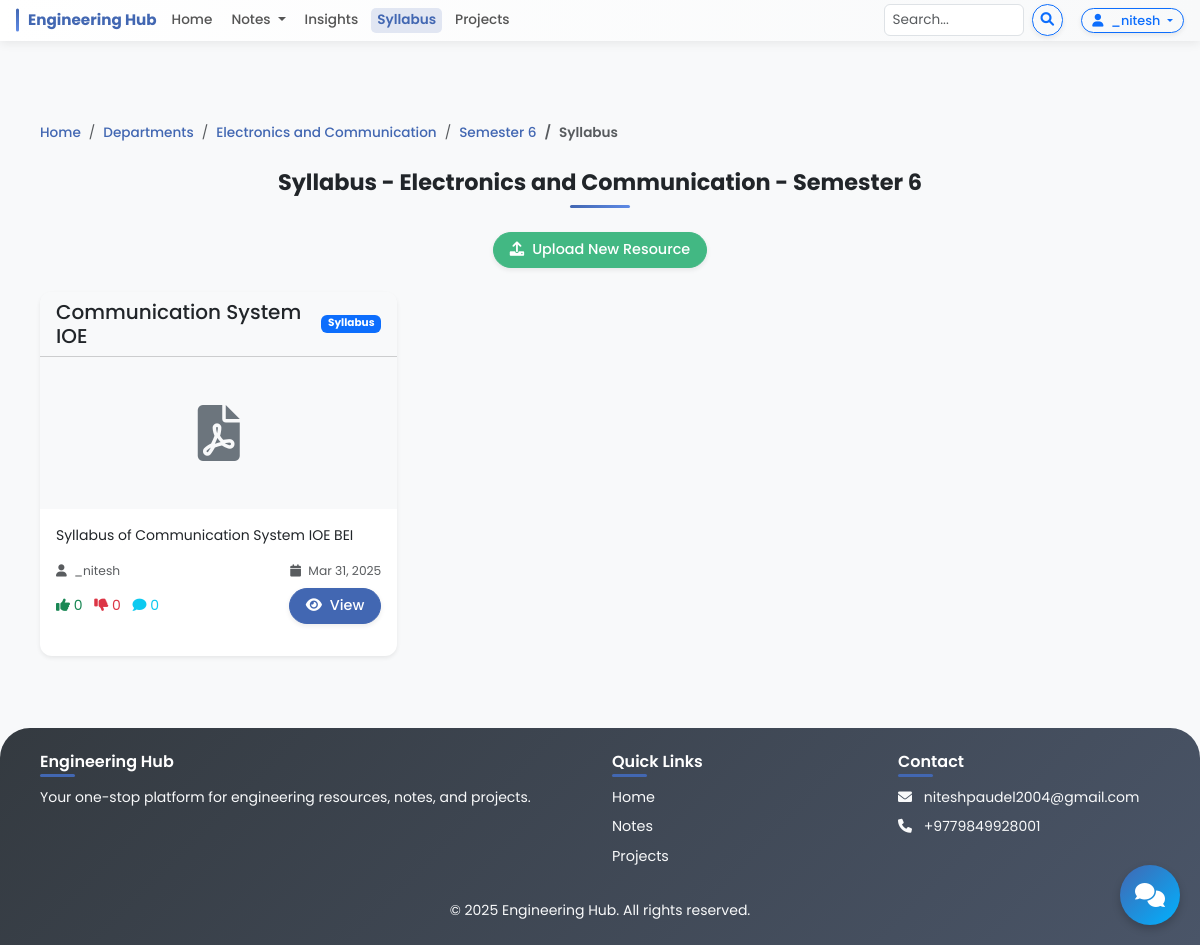
Screenshot of /syllabus/20/160/ (signed in) with the database file from the repository.
### notes/models.py (models this page shows, shortened)
class Department(models.Model):
    name = models.CharField(max_length=100)
    slug = models.SlugField(max_length=100, unique=True, blank=True, null=True)
    description = models.TextField(blank=True, null=True)

class Semester(models.Model):
    department = models.ForeignKey(Department, on_delete=models.CASCADE, related_name='semesters')
    number = models.PositiveIntegerField()
    class Meta:
        unique_together = ['department', 'number']
        ordering = ['department', 'number']

class Resource(models.Model):
    thumbnail = models.ImageField(upload_to='resource_thumbnails/', blank=True, null=True)
    RESOURCE_TYPES = (
        ('notes', 'Notes'),
        ('handwritten', 'Handwritten Notes'),
        ('insight', 'Insight'),
        ('syllabus', 'Syllabus'),
    )
    title = models.CharField(max_length=200)
    description = models.TextField()
    file = models.FileField(upload_to='resources', blank=True, null=True)
    direct_link = models.URLField(blank=True, null=True)
    resource_type = models.CharField(max_length=20, choices=RESOURCE_TYPES)
    department = models.ForeignKey(Department, on_delete=models.CASCADE, related_name='resources')
    semester = models.ForeignKey(Semester, on_delete=models.CASCADE, related_name='resources')
    uploader = models.ForeignKey(User, on_delete=models.CASCADE, related_name='uploaded_resources')
    uploaded_at = models.DateTimeField(auto_now_add=True)
    thumbnail = models.ImageField(upload_to='resource_thumbnails', blank=True, null=True)
    tags = models.CharField(max_length=200, blank=True, null=True)
    upvotes = models.PositiveIntegerField(default=0)
    downvotes = models.PositiveIntegerField(default=0)

### notes/views.py (the view)
# urls.py: path('syllabus/<int:department_id>/<int:semester_id>/', views.syllabus_list, name='syllabus_list'),  # Path: /syllabus/1/2/
def syllabus_list(request, department_id, semester_id):
    department = get_object_or_404(Department, id=department_id)
    semester = get_object_or_404(Semester, id=semester_id)
    resources = Resource.objects.filter(
        department=department,
        semester=semester,
        resource_type='syllabus'
    ).order_by('-uploaded_at')
    paginator = Paginator(resources, 9)  # 9 resources per page
    page = request.GET.get('page')
    resources = paginator.get_page(page)
    context = {
        'resources': resources,
        'department': department,
        'semester': semester,
        'resource_type': 'syllabus',
        'resource_name': 'Syllabus',
    }
    return render(request, 'resources/list.html', context)

### templates/resources/list.html (shortened to what this page needs)
{% extends 'base.html' %}
{% block content %}
<div class="container mt-5">
<nav aria-label="breadcrumb">
    <ol class="breadcrumb">
        <li class="breadcrumb-item"><a href="{% url 'home' %}">Home</a></li>
        <li class="breadcrumb-item"><a href="{% url 'departments' %}">Departments</a></li>
        <li class="breadcrumb-item">
            {% if resource_type == 'notes' %}
                <a href="{% url 'notes_department' department.id %}">{{ department.name }}</a>
            {% elif resource_type == 'handwritten' %}
                <a href="{% url 'handwritten_department' department.id %}">{{ department.name }}</a>
            {% elif resource_type == 'insight' %}
                <a href="{% url 'insight_department' department.id %}">{{ department.name }}</a>
            {% elif resource_type == 'syllabus' %}
                <a href="{% url 'syllabus_department' department.id %}">{{ department.name }}</a>
            {% endif %}
        </li>
        <li class="breadcrumb-item">
            {% if resource_type == 'notes' %}
                <a href="{% url 'notes_list' department.id semester.id %}">Semester {{ semester.number }}</a>
            {% elif resource_type == 'handwritten' %}
                <a href="{% url 'handwritten_list' department.id semester.id %}">Semester {{ semester.number }}</a>
            {% elif resource_type == 'insight' %}
                <a href="{% url 'insights_list' department.id semester.id %}">Semester {{ semester.number }}</a>
            {% elif resource_type == 'syllabus' %}
                <a href="{% url 'syllabus_list' department.id semester.id %}">Semester {{ semester.number }}</a>
            {% endif %}
        </li>
        <li class="breadcrumb-item active">{{ resource_name }}</li>
    </ol>
</nav>
    <h2 class="text-center mb-4">{{ resource_name }} - {{ department.name }} - Semester {{ semester.number }}</h2>
    <div class="mb-4 text-center">
        <a href="{% url 'upload_resource' %}" class="btn btn-success">
            <i class="fas fa-upload me-2"></i>Upload New Resource
        </a>
    </div>
    {% if resources %}
        <div class="row row-cols-1 row-cols-md-3 g-4">
            {% for resource in resources %}
                <div class="col">
                    <div class="card h-100 shadow-sm">
                        <div class="card-header bg-light">
                            <div class="d-flex justify-content-between align-items-center">
                                <h5 class="mb-0">{{ resource.title|truncatechars:25 }}</h5>
                                <span class="badge bg-primary">{{ resource.get_resource_type_display }}</span>
                            </div>
                        </div>
                        {% if resource.thumbnail %}
                            <img src="{{ resource.thumbnail.url }}" class="card-img-top" alt="{{ resource.title }}" style="height: 180px; object-fit: cover;">
                        {% else %}
                            <div class="text-center py-5 bg-light">
                                <i class="fas fa-file-pdf fa-4x text-secondary"></i>
                            </div>
                        {% endif %}
                        <div class="card-body">
                            <p class="card-text">{{ resource.description|truncatewords:20 }}</p>
                            <div class="d-flex justify-content-between align-items-center mb-2">
                                <small class="text-muted">
                                    <i class="fas fa-user me-1"></i> {{ resource.uploader.username }}
                                </small>
                                <small class="text-muted">
                                    <i class="fas fa-calendar me-1"></i> {{ resource.uploaded_at|date:"M d, Y" }}
                                </small>
                            </div>
                            <div class="d-flex justify-content-between align-items-center">
                                <div>
                                    <span class="text-success me-2">
                                        <i class="fas fa-thumbs-up"></i> {{ resource.upvotes }}
                                    </span>
                                    <span class="text-danger me-2">
                                        <i class="fas fa-thumbs-down"></i> {{ resource.downvotes }}
                                    </span>
                                    <span class="text-info">
                                        <i class="fas fa-comment"></i> {{ resource.comment_set.count }}
                                    </span>
                                </div>
                                <a href="{% url 'resource_detail' resource.id %}" class="btn btn-primary btn-sm">
                                    <i class="fas fa-eye me-1"></i> View
                                </a>
                            </div>
                        </div>
                    </div>
                </div>
            {% endfor %}
        </div>
    {% endif %}
</div>
{% endblock %}

### templates/base.html (shortened to what this page needs)
{% load static %}
<!DOCTYPE html>
<html lang="en">
<head>
    <link href="https://cdn.jsdelivr.net/npm/bootstrap@5.3.0/dist/css/bootstrap.min.css" rel="stylesheet">
    <link rel="stylesheet" href="https://cdnjs.cloudflare.com/ajax/libs/font-awesome/6.0.0/css/all.min.css">
    <link rel="stylesheet" href="{% static 'css/style.css' %}">
    <link rel="stylesheet" href="{% static 'chatbot/css/chatbot.css' %}">
</head>
<body>
    <nav class="navbar navbar-expand-lg navbar-light bg-light">
        <div class="container-fluid px-2 px-lg-3">
            <a class="navbar-brand" href="{% url 'home' %}">Engineering Hub</a>
            <div class="collapse navbar-collapse" id="navbarNav">
                <ul class="navbar-nav me-auto">
                    <li class="nav-item">
                        <a class="nav-link {% if request.path == '/' %}active{% endif %}" href="{% url 'home' %}">Home</a>
                    </li>
                    <li class="nav-item dropdown">
                        <a class="nav-link dropdown-toggle {% if 'notes' in request.path %}active{% endif %}" href="#"
                           role="button" data-bs-toggle="dropdown" aria-expanded="false">
                            Notes
                        </a>
                    </li>
                    <li class="nav-item">
                        <a class="nav-link {% if 'insights' in request.path %}active{% endif %}" href="{% url 'insights' %}">Insights</a>
                    </li>
                    <li class="nav-item">
                        <a class="nav-link {% if 'syllabus' in request.path %}active{% endif %}" href="{% url 'syllabus' %}">Syllabus</a>
                    </li>
                    <li class="nav-item">
                        <a class="nav-link {% if 'projects' in request.path %}active{% endif %}" href="{% url 'projects' %}">Projects</a>
                    </li>
                </ul>
                <div class="d-flex me-2 search-form">
                    <form class="d-flex" action="{% url 'search' %}" method="GET">
                        <input class="form-control me-2" type="search" placeholder="Search..." name="q"
                               aria-label="Search" value="{{ request.GET.q|default:'' }}">
                        <button class="btn btn-sm btn-outline-primary" type="submit">
                            <i class="fas fa-search"></i>
                        </button>
                    </form>
                </div>
                <div class="d-flex auth-buttons">
                    {% if user.is_authenticated %}
                        <div class="dropdown">
                            <button class="btn btn-sm btn-outline-primary dropdown-toggle" type="button"
                                    id="userDropdown" data-bs-toggle="dropdown" aria-expanded="false">
                                <i class="fas fa-user me-1"></i> {{ user.username }}
                            </button>
                        </div>
                    {% else %}
                        <a href="{% url 'login' %}" class="btn btn-sm btn-outline-primary me-2">Login</a>
                        <a href="{% url 'register' %}" class="btn btn-sm btn-outline-success">Register</a>
                    {% endif %}
                </div>
            </div>
        </div>
    </nav>
    <main class="py-4">
        {% block content %}{% endblock %}
    </main>
    <footer class="bg-dark text-light py-4 mt-5">
        <div class="container">
            <div class="row">
                <div class="col-md-6">
                    <h5>Engineering Hub</h5>
                    <p>Your one-stop platform for engineering resources, notes, and projects.</p>
                </div>
                <div class="col-md-3">
                    <h5>Quick Links</h5>
                    <ul class="list-unstyled">
                        <li><a href="{% url 'home' %}" class="text-light">Home</a></li>
                        <li><a href="{% url 'notes' %}" class="text-light">Notes</a></li>
                        <li><a href="{% url 'projects' %}" class="text-light">Projects</a></li>
                    </ul>
                </div>
                <div class="col-md-3">
                    <h5>Contact</h5>
                    <ul class="list-unstyled">
                        <li><i class="fas fa-envelope me-2"></i> niteshpaudel2004@gmail.com</li>
                        <li><i class="fas fa-phone me-2"></i> +9779849928001</li>
                    </ul>
                </div>
            </div>
            <div class="row mt-3">
                <div class="col-12 text-center">
                    <p class="mb-0">&copy; {% now "Y" %} Engineering Hub. All rights reserved.</p>
                </div>
            </div>
        </div>
    </footer>
    {% include 'chatbot/chatbot.html' %}
</body>
</html>

### static/css/style.css (style rules this page uses)
body { font-family: 'Poppins', sans-serif; background-color: #f8f9fa; min-height: 100vh; display: flex; flex-direction: column; font-size: 14px; }
main { flex: 1; opacity: 1; transition: opacity 0.5s ease; }
.navbar { box-shadow: 0 2px 10px rgba(0, 0, 0, 0.08); padding: 4px 0; background: linear-gradient(to right, #ffffff, #f8f9fa) !important; padding-left: 0; }
.navbar .container-fluid { padding-left: 5px; padding-right: 5px; }
.navbar-brand { font-weight: 700; color: #4267B2; font-size: 0.95rem; position: relative; padding-left: 12px; margin-right: 8px; }
.navbar-brand:before { content: ''; position: absolute; left: 0; top: 50%; transform: translateY(-50%); width: 3px; height: 70%; background: linear-gradient(to bottom, #4267B2, #5E8AE5); border-radius: 2px; }
.nav-link { font-weight: 500; color: #555; margin: 0 1px; transition: all 0.3s; padding: 2px 6px !important; border-radius: 5px; font-size: 0.85rem; }
.nav-link.active { font-weight: 600; color: #4267B2 !important; background-color: rgba(66, 103, 178, 0.15); }
.navbar .form-control { height: 2rem; font-size: 0.85rem; width: 160px !important; padding: 0.25rem 0.5rem; }
.navbar .btn { padding: 2px 8px; font-size: 0.85rem; }
.navbar .auth-buttons .btn { padding: 2px 10px; font-size: 0.8rem; margin-left: 5px; }
.card { border: none; border-radius: 12px; box-shadow: 0 3px 10px rgba(0,0,0,0.08); transition: transform 0.3s, box-shadow 0.3s; margin-bottom: 16px; overflow: hidden; }
.btn { border-radius: 30px; padding: 6px 16px; font-weight: 500; box-shadow: 0 2px 5px rgba(0,0,0,0.08); transition: all 0.3s ease; font-size: 0.9rem; }
.btn-primary { background-color: #4267B2; border-color: #4267B2; }
.btn-success { background-color: #42b883; border-color: #42b883; }
footer { background: linear-gradient(135deg, #343a40, #4a5568) !important; padding: 30px 0 15px; margin-top: auto; border-top-left-radius: 30px; border-top-right-radius: 30px; }
footer h5 { color: #ffffff; margin-bottom: 16px; font-weight: 600; position: relative; display: inline-block; font-size: 1rem; }
footer h5:after { content: ''; position: absolute; left: 0; bottom: -6px; width: 35px; height: 3px; background-color: #4267B2; border-radius: 3px; }
footer ul li { margin-bottom: 8px; }
footer ul li a { transition: all 0.3s; text-decoration: none; font-size: 0.9rem; }
h2 { font-weight: 700; margin-bottom: 25px; position: relative; padding-bottom: 12px; font-size: 1.4rem; }
h2.text-center:after { content: ''; position: absolute; bottom: 0; left: 50%; transform: translateX(-50%); width: 60px; height: 3px; border-radius: 2px; background: linear-gradient(to right, #4267B2, #5E8AE5); }
.breadcrumb { background-color: transparent; padding: 10px 0; font-size: 0.85rem; }
.breadcrumb-item a { color: #4267B2; font-weight: 500; text-decoration: none; }
.breadcrumb-item.active { font-weight: 600; }
.navbar-nav { display: flex; align-items: center; }
.navbar-nav .nav-item { margin-right: 5px; }
.navbar .auth-buttons { margin-left: 5px; }
.container { padding-right: 10px; padding-left: 10px; }
@media (max-width: 1200px) { .navbar .form-control { width: 140px !important; } }

### rows the page displays
Department: name "Electronics and Communication"
Semester: number "6"
Resource: resource_type "Syllabus", title "Communication System IOE", description "Syllabus of Communication System IOE BEI", uploader.username "_nitesh", uploaded_at "Mar 31, 2025", upvotes "0", downvotes "0", comment_set.count "0"

### other values shown
{{ user.username }} "_nitesh"
